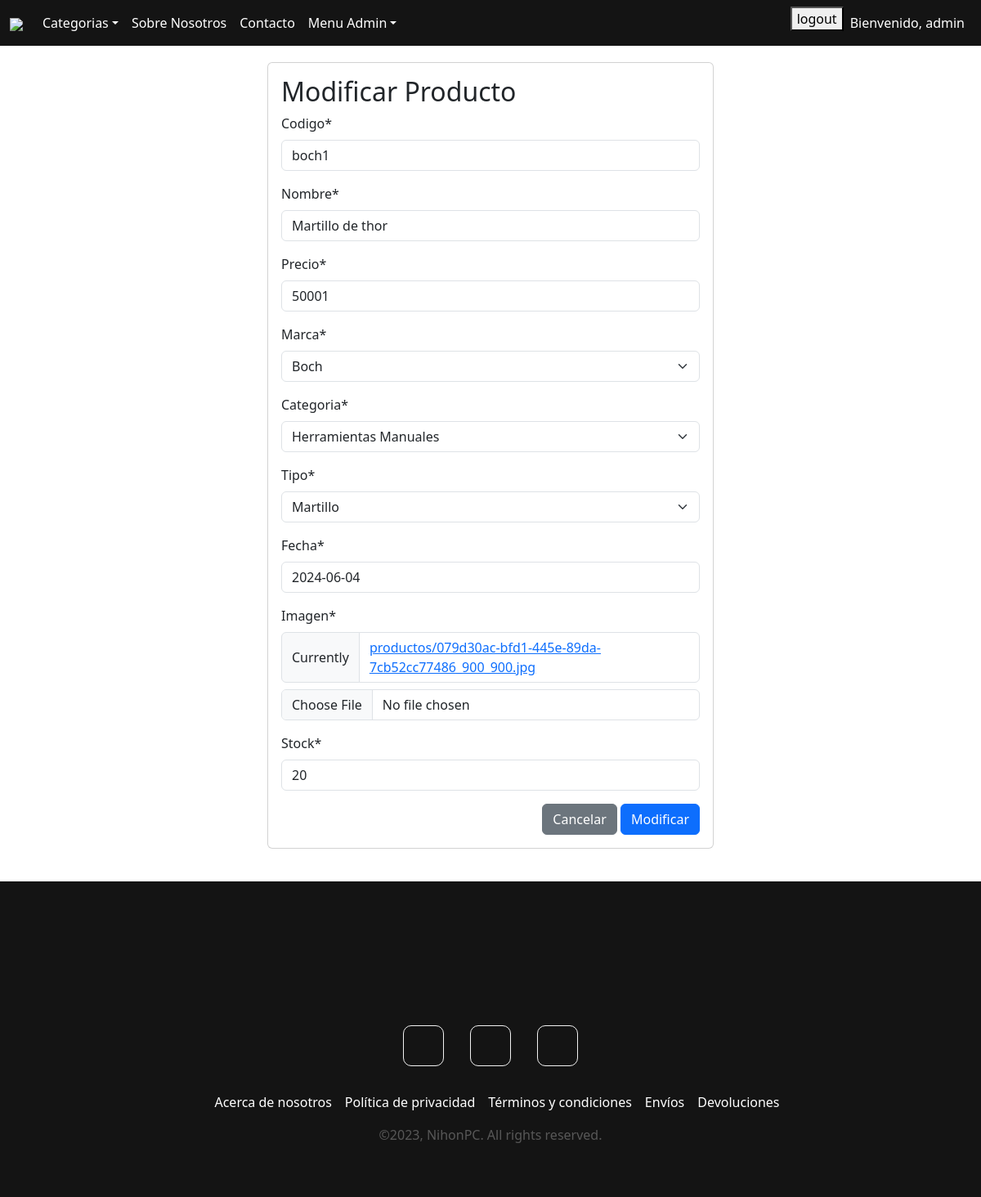
The page /modificarP/1 (signed in) on the database its author committed.
### app/models.py (models this page shows, shortened)
class Producto(models.Model):
    codigo = models.CharField(max_length=50)
    nombre = models.CharField(max_length=50)
    precio = models.IntegerField()
    marca = models.ForeignKey(Marca, on_delete= models.PROTECT)
    categoria = models.ForeignKey(Categoria, on_delete=models.PROTECT)
    tipo = models.ForeignKey(Tipo, on_delete=models.PROTECT)
    fecha = models.DateField()
    imagen = models.ImageField(upload_to='productos', null=True)
    stock = models.IntegerField()

class Marca(models.Model):
    nombre = models.CharField(max_length=50)
    def __str__(self):
        return self.nombre

class Categoria(models.Model):
    nombre = models.CharField(max_length=50)
    def __str__(self):
        return self.nombre

class Tipo(models.Model):
    nombre = models.CharField(max_length=50)
    def __str__(self):
        return self.nombre

### app/views.py (the view, shortened to what this page needs)
# urls.py: path('modificarP/<id>', modificar_producto, name="modificarP"),
@permission_required('app.change_producto')
def modificar_producto (request, id):
    producto = get_object_or_404(Producto, id=id)
    data = {
        'form' : ProductoForm(instance=producto)
    }
    return render(request, 'formularios/modificar.html',data)

### app/forms.py
class ProductoForm(forms.ModelForm):
    class Meta:
        model = Producto
        fields = '__all__'

### app/templates/formularios/modificar.html (shortened to what this page needs)
{% extends 'app/base.html' %}
{%block contenido%}
{%load crispy_forms_tags%}
        <div class="row">
            <div class="col-12 col-md-6 offset-md-3">
                <div class="card">
                    <div class="card-body">
                        <h2>Modificar Producto</h2>
                <form action="" method="post" enctype="multipart/form-data">
                    {{form | crispy}}
                    <div class="d-flex justify-content-end">
                        <a href="{% url 'listarP' %}" class="btn btn-secondary">Cancelar</a>
                        <input type="submit" value="Modificar" class="btn btn-primary">
                    </div>
                </form>
            </div>
        </div>
    </div>
</div>
{%endblock%}

### app/templates/app/base.html (shortened to what this page needs)
{% load static %}
<!DOCTYPE html>
<html lang="es">
<head>
        <link href="{% static 'app/css/styles.css' %}" rel="stylesheet" />
        <link href="{% static 'app/css/bootstrap.min.css' %}" rel="stylesheet" />
    <link rel="stylesheet" href="https://cdnjs.cloudflare.com/ajax/libs/font-awesome/5.15.3/css/all.min.css" />
</head>
<body>
    <header>
        <nav class="navbar navbar-expand-md bg-body-tertiary">
            <div class="container-fluid">
                <a class="navbar-brand" href="">
                    <img src="{% static 'app/img/logo_size_invert.jpg' %}">
                </a>
                <div class="collapse navbar-collapse" id="collapsibleNavbar">
                    <ul class="navbar-nav">
                        <li class="nav-item dropdown">
                            <a class="nav-link dropdown-toggle" href="#" role="button" data-bs-toggle="dropdown" aria-expanded="false">Categorias</a>
                        </li>
                        <li class="nav-item">
                            <a class="nav-link" href="{" style="color: #FFFFFF;">Sobre Nosotros</a>
                        </li>
                        <li class="nav-item">
                            <a class="nav-link" href="{% url 'contactos' %}" style="color: #FFFFFF;">Contacto</a>
                        </li>
                        {%if user.is_superuser %}
                        <li class="nav-item dropdown">
                            <a class="nav-link dropdown-toggle" href="#" role="button" data-bs-toggle="dropdown" aria-expanded="false">Menu Admin</a>
                        </li>
                        {% endif %}
                    </ul>
                    <ul class="navbar-nav ms-auto">
                        {% if user.is_authenticated %}
                            <li>
                                <form method="post" action="{% url 'logout' %}">
                                    <button type="submit">logout</button>
                                </form>
                            </li>
                            <li>
                                <a class="nav-link" href="#">Bienvenido, {{ user.username }}</a>
                            </li>
                        {% endif %}
                    </ul>
                </div>
            </div>
        </nav>
    </header>
<div class="container" style="margin-bottom: 40px; margin-top: 20px;">
    {% block contenido %}
    {% endblock contenido %}
</div>
<footer>
    <div class="social-container">
        <a href="https://www.facebook.com" class="social-icon"></a>
        <a href="https://www.instagram.com" class="social-icon"></a>
        <a href="https://www.whatsapp.com" class="social-icon"></a>
    </div>
    <ul class="footer-container">
        <li class="menu-item"><a href="">Acerca de nosotros</a></li>
        <li class="menu-item"><a href="">Política de privacidad</a></li>
        <li class="menu-item"><a href="">Términos y condiciones</a></li>
        <li class="menu-item"><a href="">Envíos</a></li>
        <li class="menu-item"><a href="">Devoluciones</a></li>
    </ul>
    <span class="copyright">&copy;2023, NihonPC. All rights reserved.</span>
</footer>
    <link href="https://cdn.jsdelivr.net/npm/bootstrap@5.3.3/dist/css/bootstrap.min.css" rel="stylesheet">

### app/static/app/css/styles.css (style rules this page uses)
body { height: 100vh; width: 100%; position: absolute; min-height: 100vh; flex-wrap: wrap; }
footer { width: 100%; position: relative; background-color: #141414; display: flex; justify-content: center; align-items: center; flex-direction: column; align-self: flex-end; bottom: 0; padding: 4rem 0; }
.social-container, .footer-container { display: flex; justify-content: center; align-items: center; flex-wrap: wrap; margin-bottom: 1rem; }
.social-icon { height: 50px; width: 50px; border-radius: 10px; border: 1px solid #f2f2f2; background-image: url(https://cdn.icon-icons.com/icons2/555/PNG/512/facebook_icon-icons.com_53612.png); background-position: center; background-size: 80%; background-repeat: no-repeat; margin: 1rem; }
.social-icon:nth-of-type(2) { background-image: url(https://cdn.icon-icons.com/icons2/1753/PNG/512/iconfinder-social-media-applications-3instagram-4102579_113804.png); }
.social-icon:nth-of-type(3) { background-image: url(https://cdn.icon-icons.com/icons2/99/PNG/512/whatsapp_socialnetwork_17360.png); }
.footer-container { list-style-type: none; }
.footer-container a { color: #fff; text-decoration: none; }
.footer-container li.menu-item { margin-right: 1rem; }
.copyright { color: #f2f2f2; opacity: 0.3; text-align: center; }
.navbar.bg-body-tertiary { background-color: #141414 !important; }
.navbar-nav li a { color: #fff !important; }
.dropdown-toggle { color: #141414 !important; }

### rows shown on the page
Producto: codigo "boch1", nombre "Martillo de thor", precio "50001", marca "Boch", categoria "Herramientas Manuales", tipo "Martillo", fecha "2024-06-04", stock "20"

### other values the page prints
{{ user.username }} "admin"
